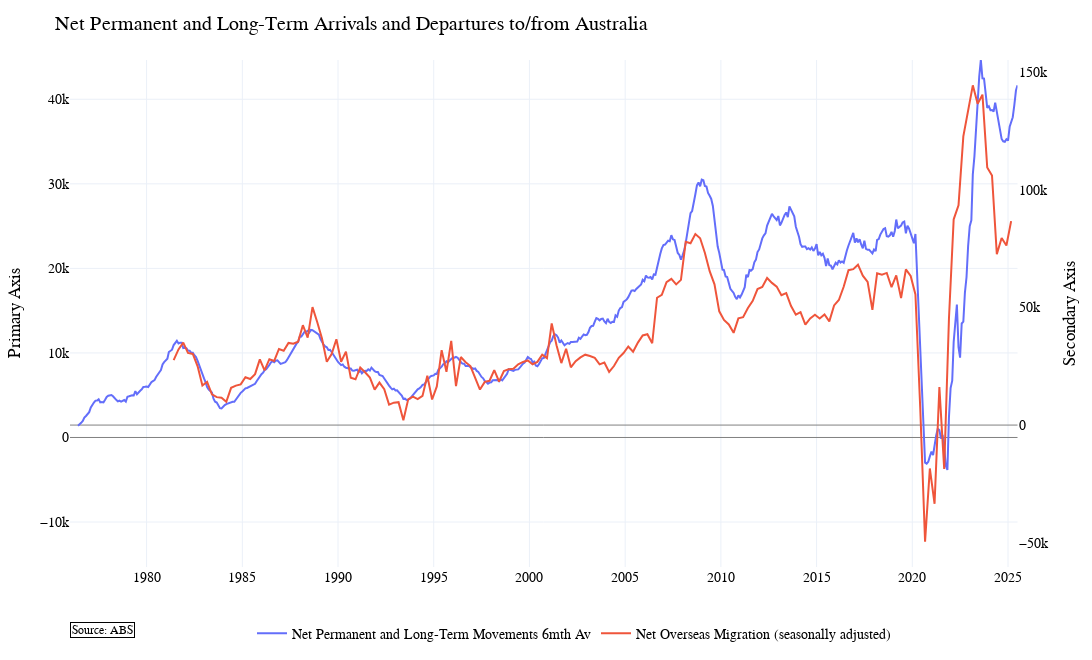

Source (notebook cell):
### Code cell
fic = watchlist.plot_watchlist([], [], 
                               other_series={'right': [net_mig], "left":[net_moves_6mAv]}, 
                               template="plotly_white", plot_title="Net Permanent and Long-Term Arrivals and Departures to/from Australia",
                               source_str="ABS", align_zeros=True)
fic.show()

### Figure 1 — Plotly figure (JSON) as saved in the notebook; plotly's stock layout.template omitted (floating-point values rounded to 4 significant figures; data arrays with more than 128 entries replaced by an {"elided": "..."} marker saying what was removed)
{"data": [{"mode": "lines", "name": "Net Permanent and Long-Term Movements 6mth Av", "type": "scatter", "x": {"elided": "595 str values"}, "xaxis": "x", "y": {"elided": "595 float values"}, "yaxis": "y"}, {"mode": "lines", "name": "Net Overseas Migration (seasonally adjusted)", "type": "scatter", "x": {"elided": "176 str values"}, "xaxis": "x", "y": {"elided": "176 float values"}, "yaxis": "y2"}], "layout": {"annotations": [{"align": "left", "bgcolor": "white", "bordercolor": "black", "borderwidth": 1, "font": {"color": "black", "size": 12}, "showarrow": false, "text": "Source: ABS", "x": 0, "xref": "paper", "y": -0.14, "yref": "paper"}], "font": {"color": "black", "family": "Arial, sans-serif", "size": 14}, "height": 660, "hovermode": "x unified", "legend": {"bgcolor": "rgba(255,255,255,0)", "bordercolor": "rgba(255,255,255,0)", "orientation": "h", "x": 0.5, "xanchor": "center", "y": -0.1, "yanchor": "top"}, "margin": {"b": 40, "l": 70, "r": 10, "t": 60}, "title": {"text": "Net Permanent and Long-Term Arrivals and Departures to/from Australia"}, "width": 1320, "xaxis": {"anchor": "y", "domain": [0, 0.94]}, "yaxis": {"anchor": "x", "domain": [0, 1], "range": [-15320.0, 44650.0], "title": {"text": "Primary Axis"}, "type": "linear", "zeroline": true, "zerolinecolor": "gray", "zerolinewidth": 1}, "yaxis2": {"anchor": "x", "overlaying": "y", "showgrid": false, "side": "right", "title": {"text": "Secondary Axis"}, "type": "linear", "zeroline": true, "zerolinecolor": "gray", "zerolinewidth": 1}}}
